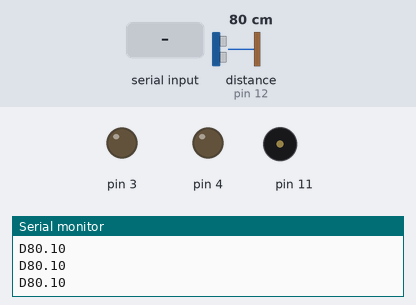
This sketch was run on a simulated Arduino Uno, built with avr-gcc and run on an emulated ATmega328P. Shown: output pins drawn as LEDs (lit = HIGH), buzzer (waves = sounding), the last lines printed to the serial monitor. Wiring (inferred from the names in the program): ultrasonic range finder: trigger pin 6; echo pin 12. The test bench sets the inputs (shaded band); at power-on: distance to the obstacle (sensor on pin 12) 80 cm. The echo pulse lasts 58.3 µs per cm; pins used as bus, display or sensor lines are not drawn.

Above: at 1.2 s.
1.3 s: "start" received over Serial
At 1.9 s:
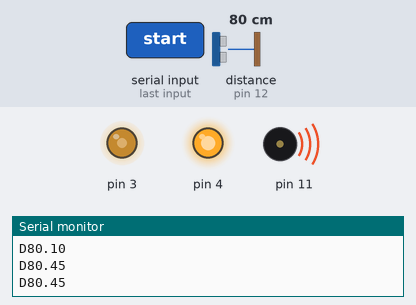
2.9 s: "close" received over Serial
At 3.9 s:
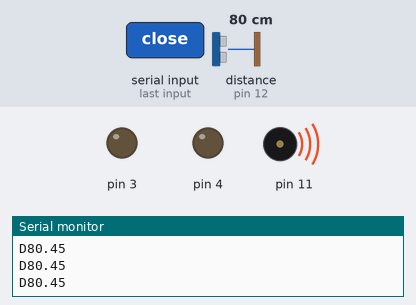
Timing chart, 0 to 5.9 s (numbered marks = the images above; inputs shaded):
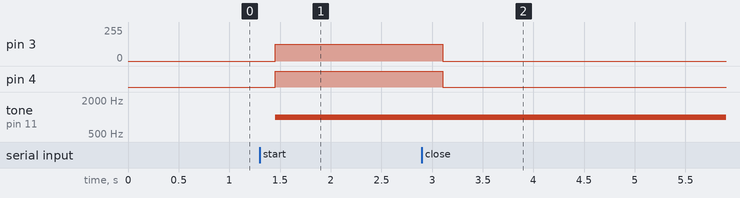

The sketch:

_______.ino
```cpp
const int TrigPin = 6;  //定义超声波发送引脚
const int EchoPin = 12;  //定义超声波接收引脚
float distance;  //定义距离
int alarmdis;  //定义预警距离
int frequency;  //定义PWM频率
float duty;  //定义占空比
boolean state=false;
String Frequency,Distance;
String comdata = "";  //定义字符串存储串口
String senddata = "";  //定义向串口发送的数据
void setup(){
  Serial.begin(115200);  //定义串口通讯波特率,3,4,6,11,12引脚为输出,12引脚为输入,预设PWM频率为2000
  pinMode(3, OUTPUT);
  pinMode(11, OUTPUT);
  pinMode(4,OUTPUT);
  pinMode(TrigPin, OUTPUT);
  pinMode(EchoPin, INPUT);
  frequency = 2000;
}
void loop(){
  while (Serial.available() > 0)       //读取串口数据
    {
        comdata += char(Serial.read());
        delay(2);
    }
  if(comdata.indexOf("hz") != -1){  //读取串口发送的目标PWM频率
      Frequency=comdata.substring(comdata.indexOf("z")+1,comdata.length());
      frequency=Frequency.toInt();
      comdata="";
  }
  else if(comdata.indexOf("start") != -1){  //输出指定频率的PWM驱动蜂鸣器
      PWM(0.5,frequency);
      digitalWrite(4,HIGH);
  }
  else if(comdata.indexOf("close") != -1){  //关闭蜂鸣器
      close();
      digitalWrite(4,LOW);
      comdata="";
  }
  else if(comdata.indexOf("stop") != -1){  //停止传感器控制
      state=false;
      comdata="";
  }
  else if(comdata.indexOf("Dis") != -1){  //设置预警距离并开启预警
      Distance=comdata.substring(comdata.indexOf("s")+1,comdata.length());
      alarmdis=Distance.toInt();
      state=true;
      comdata="";
  }
  digitalWrite(TrigPin, LOW); //发送10us 的高电平信号激励超声波传感器
  delayMicroseconds(2);
  digitalWrite(TrigPin, HIGH);
  delayMicroseconds(10);
  digitalWrite(TrigPin, LOW);
  distance = pulseIn(EchoPin, HIGH)/58.00;  //检测脉冲宽度，并计算出距离
  if(distance<2000){
    if(state){
        if(distance<=alarmdis){
            duty = 0.03 +0.3*(alarmdis-distance)/(alarmdis-0);  //距离控制占空比,控制蜂鸣器音量
            PWM(duty,frequency);
            senddata=senddata + "D" +distance + "F" +frequency;
            Serial.println(senddata);
            digitalWrite(4,HIGH);
            senddata = "";
        }
        else{
            close();
            digitalWrite(4,LOW);
            senddata=senddata + "D" +distance;
            Serial.println(senddata);
            senddata = "";
        }
        delay(180);
    }
    else{
      senddata=senddata + "D" +distance;
      Serial.println(senddata);
      senddata = "";
      delay(180);
    }

  }
  comdata="";
  delay(20);
}

void PWM(float ratio,int f){  //产生频率f,占空比ratio的PWM
  TCCR2A = _BV(COM2A0) | _BV(COM2B1) | _BV(WGM21) | _BV(WGM20); //Set Timer2 to varying top limit fast PWM mode
  TCCR2B = _BV(WGM22) | _BV(CS22);//another way to set prescaler CS2=fff(16MHz/64)

  OCR2A = int((16000000/64/f)-1); //Top value A(PWM频率为16MHz/64/(OCR2A+1))
  OCR2B = int((OCR2A*ratio)-1); //Toggle value B, Output at pin 3(占空比为(OCR2B+1)/(OCR2A+1))
}

void close(){  //关闭PWM
  TCCR2A = _BV(COM2A0) | _BV(COM2B0) | _BV(WGM21) | _BV(WGM20); //Set Timer2 to varying top limit fast PWM mode
  TCCR2B = _BV(WGM22) | _BV(CS22);//another way to set prescaler CS2=fff(16MHz/64)
}
```

Measured:
- after the input at 1.3 s, pin 3: 0/255 → 125/255 after 0.15 s; pin 4: LOW → HIGH after 0.15 s; tone on pin 11: silent → 1000 Hz after 0.15 s
- after the input at 2.9 s, pin 3: 125/255 → 0/255 after 0.21 s; pin 4: HIGH → LOW after 0.21 s
